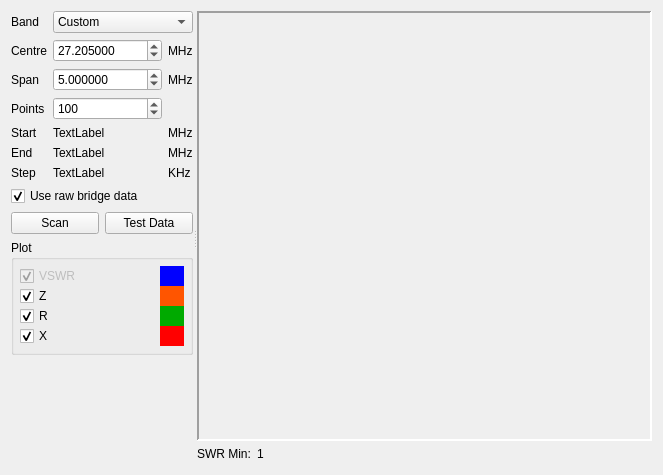
      <widget class="QWidget" name="tabScan">
       <attribute name="title">
        <string>Scan</string>
       </attribute>
       <layout class="QVBoxLayout" name="verticalLayout_4">
        <item>
         <widget class="QSplitter" name="splitter">
          <property name="orientation">
           <enum>Qt::Horizontal</enum>
          </property>
          <widget class="QWidget" name="DataAreaWD" native="true">
           <property name="sizePolicy">
            <sizepolicy hsizetype="Preferred" vsizetype="Preferred">
             <horstretch>0</horstretch>
             <verstretch>0</verstretch>
            </sizepolicy>
           </property>
           <property name="maximumSize">
            <size>
             <width>260</width>
             <height>16777215</height>
            </size>
           </property>
           <layout class="QVBoxLayout" name="verticalLayout">
            <item>
             <layout class="QGridLayout" name="gridLayout">
              <item row="4" column="1">
               <widget class="QLabel" name="fstart_disp">
                <property name="text">
                 <string>TextLabel</string>
                </property>
               </widget>
              </item>
              <item row="0" column="1" colspan="2">
               <widget class="QComboBox" name="band_cb">
                <item>
                 <property name="text">
                  <string>Custom</string>
                 </property>
                </item>
                <item>
                 <property name="text">
                  <string>160m</string>
                 </property>
                </item>
                <item>
                 <property name="text">
                  <string>80m</string>
                 </property>
                </item>
                <item>
                 <property name="text">
                  <string>40m</string>
                 </property>
                </item>
                <item>
                 <property name="text">
                  <string>30m</string>
                 </property>
                </item>
                <item>
                 <property name="text">
                  <string>25m</string>
                 </property>
                </item>
                <item>
                 <property name="text">
                  <string>20m</string>
                 </property>
                </item>
                <item>
                 <property name="text">
                  <string>17m</string>
                 </property>
                </item>
                <item>
                 <property name="text">
                  <string>15m</string>
                 </property>
                </item>
                <item>
                 <property name="text">
                  <string>12m</string>
                 </property>
                </item>
                <item>
                 <property name="text">
                  <string>11m (CB)</string>
                 </property>
                </item>
                <item>
                 <property name="text">
                  <string>10m</string>
                 </property>
                </item>
                <item>
                 <property name="text">
                  <string>8m</string>
                 </property>
                </item>
                <item>
                 <property name="text">
                  <string>6m</string>
                 </property>
                </item>
                <item>
                 <property name="text">
                  <string>Full (1-60MHz)</string>
                 </property>
                </item>
                <item>
                 <property name="text">
                  <string>HF (3-30MHz)</string>
                 </property>
                </item>
                <item>
                 <property name="text">
                  <string>12-10m (25-30MHz)</string>
                 </property>
                </item>
               </widget>
              </item>
              <item row="2" column="1">
               <widget class="QDoubleSpinBox" name="fspan">
                <property name="decimals">
                 <number>6</number>
                </property>
                <property name="minimum">
                 <double>0.100000000000000</double>
                </property>
                <property name="maximum">
                 <double>60.000000000000000</double>
                </property>
                <property name="value">
                 <double>5.000000000000000</double>
                </property>
               </widget>
              </item>
              <item row="6" column="1">
               <widget class="QLabel" name="fstep_disp">
                <property name="text">
                 <string>TextLabel</string>
                </property>
               </widget>
              </item>
              <item row="3" column="0">
               <widget class="QLabel" name="label_5">
                <property name="sizePolicy">
                 <sizepolicy hsizetype="Maximum" vsizetype="Preferred">
                  <horstretch>0</horstretch>
                  <verstretch>0</verstretch>
                 </sizepolicy>
                </property>
                <property name="text">
                 <string>Points</string>
                </property>
               </widget>
              </item>
              <item row="5" column="1">
               <widget class="QLabel" name="fend_disp">
                <property name="text">
                 <string>TextLabel</string>
                </property>
               </widget>
              </item>
              <item row="2" column="2">
               <widget class="QLabel" name="label_10">
                <property name="sizePolicy">
                 <sizepolicy hsizetype="Maximum" vsizetype="Preferred">
                  <horstretch>0</horstretch>
                  <verstretch>0</verstretch>
                 </sizepolicy>
                </property>
                <property name="text">
                 <string>MHz</string>
                </property>
               </widget>
              </item>
              <item row="6" column="0">
               <widget class="QLabel" name="label_4">
                <property name="sizePolicy">
                 <sizepolicy hsizetype="Maximum" vsizetype="Preferred">
                  <horstretch>0</horstretch>
                  <verstretch>0</verstretch>
                 </sizepolicy>
                </property>
                <property name="text">
                 <string>Step</string>
                </property>
               </widget>
              </item>
              <item row="1" column="2">
               <widget class="QLabel" name="label_6">
                <property name="sizePolicy">
                 <sizepolicy hsizetype="Maximum" vsizetype="Preferred">
                  <horstretch>0</horstretch>
                  <verstretch>0</verstretch>
                 </sizepolicy>
                </property>
                <property name="text">
                 <string>MHz</string>
                </property>
               </widget>
              </item>
              <item row="6" column="2">
               <widget class="QLabel" name="label_9">
                <property name="sizePolicy">
                 <sizepolicy hsizetype="Maximum" vsizetype="Preferred">
                  <horstretch>0</horstretch>
                  <verstretch>0</verstretch>
                 </sizepolicy>
                </property>
                <property name="text">
                 <string>KHz</string>
                </property>
               </widget>
              </item>
              <item row="4" column="2">
               <widget class="QLabel" name="label_7">
                <property name="sizePolicy">
                 <sizepolicy hsizetype="Maximum" vsizetype="Preferred">
                  <horstretch>0</horstretch>
                  <verstretch>0</verstretch>
                 </sizepolicy>
                </property>
                <property name="text">
                 <string>MHz</string>
                </property>
               </widget>
              </item>
              <item row="5" column="2">
               <widget class="QLabel" name="label_8">
                <property name="sizePolicy">
                 <sizepolicy hsizetype="Maximum" vsizetype="Preferred">
                  <horstretch>0</horstretch>
                  <verstretch>0</verstretch>
                 </sizepolicy>
                </property>
                <property name="text">
                 <string>MHz</string>
                </property>
               </widget>
              </item>
              <item row="1" column="1">
               <widget class="QDoubleSpinBox" name="fcentre">
                <property name="decimals">
                 <number>6</number>
                </property>
                <property name="maximum">
                 <double>60.000000000000000</double>
                </property>
                <property name="value">
                 <double>27.204999999999998</double>
                </property>
               </widget>
              </item>
              <item row="5" column="0">
               <widget class="QLabel" name="label_3">
                <property name="sizePolicy">
                 <sizepolicy hsizetype="Maximum" vsizetype="Preferred">
                  <horstretch>0</horstretch>
                  <verstretch>0</verstretch>
                 </sizepolicy>
                </property>
                <property name="text">
                 <string>End</string>
                </property>
               </widget>
              </item>
              <item row="4" column="0">
               <widget class="QLabel" name="label_2">
                <property name="sizePolicy">
                 <sizepolicy hsizetype="Maximum" vsizetype="Preferred">
                  <horstretch>0</horstretch>
                  <verstretch>0</verstretch>
                 </sizepolicy>
                </property>
                <property name="text">
                 <string>Start</string>
                </property>
               </widget>
              </item>
              <item row="1" column="0">
               <widget class="QLabel" name="label">
                <property name="sizePolicy">
                 <sizepolicy hsizetype="Maximum" vsizetype="Preferred">
                  <horstretch>0</horstretch>
                  <verstretch>0</verstretch>
                 </sizepolicy>
                </property>
                <property name="text">
                 <string>Centre</string>
                </property>
               </widget>
              </item>
              <item row="0" column="0">
               <widget class="QLabel" name="label_13">
                <property name="text">
                 <string>Band</string>
                </property>
               </widget>
              </item>
              <item row="2" column="0">
               <widget class="QLabel" name="label_11">
                <property name="sizePolicy">
                 <sizepolicy hsizetype="Maximum" vsizetype="Preferred">
                  <horstretch>0</horstretch>
                  <verstretch>0</verstretch>
                 </sizepolicy>
                </property>
                <property name="text">
                 <string>Span</string>
                </property>
               </widget>
              </item>
              <item row="3" column="1">
               <widget class="QSpinBox" name="point_count">
                <property name="minimum">
                 <number>1</number>
                </property>
                <property name="maximum">
                 <number>999</number>
                </property>
                <property name="value">
                 <number>100</number>
                </property>
               </widget>
              </item>
              <item row="7" column="0" colspan="3">
               <widget class="QCheckBox" name="useraw_chk">
                <property name="text">
                 <string>Use raw bridge data</string>
                </property>
                <property name="checked">
                 <bool>true</bool>
                </property>
               </widget>
              </item>
             </layout>
            </item>
            <item>
             <layout class="QHBoxLayout" name="horizontalLayout_3">
              <item>
               <widget class="QPushButton" name="scanBtn">
                <property name="text">
                 <string>Scan</string>
                </property>
               </widget>
              </item>
              <item>
               <widget class="QPushButton" name="scanDummyBtn">
                <property name="text">
                 <string>Test Data</string>
                </property>
               </widget>
              </item>
             </layout>
            </item>
            <item>
             <widget class="QGroupBox" name="groupBox">
              <property name="title">
               <string>Plot</string>
              </property>
              <layout class="QGridLayout" name="gridLayout_2">
               <property name="leftMargin">
                <number>6</number>
               </property>
               <property name="topMargin">
                <number>6</number>
               </property>
               <property name="rightMargin">
                <number>6</number>
               </property>
               <property name="bottomMargin">
                <number>6</number>
               </property>
               <property name="verticalSpacing">
                <number>0</number>
               </property>
               <item row="1" column="1">
                <widget class="QWidget" name="widget_5" native="true">
                 <property name="maximumSize">
                  <size>
                   <width>24</width>
                   <height>16777215</height>
                  </size>
                 </property>
                 <property name="palette">
                  <palette>
                   <active>
                    <colorrole role="Window">
                     <brush brushstyle="SolidPattern">
                      <color alpha="255">
                       <red>255</red>
                       <green>85</green>
                       <blue>0</blue>
                      </color>
                     </brush>
                    </colorrole>
                   </active>
                   <inactive>
                    <colorrole role="Window">
                     <brush brushstyle="SolidPattern">
                      <color alpha="255">
                       <red>255</red>
                       <green>85</green>
                       <blue>0</blue>
                      </color>
                     </brush>
                    </colorrole>
                   </inactive>
                   <disabled>
                    <colorrole role="Window">
                     <brush brushstyle="SolidPattern">
                      <color alpha="255">
                       <red>255</red>
                       <green>85</green>
                       <blue>0</blue>
                      </color>
                     </brush>
                    </colorrole>
                   </disabled>
                  </palette>
                 </property>
                 <property name="autoFillBackground">
                  <bool>true</bool>
                 </property>
                </widget>
               </item>
               <item row="0" column="1">
                <widget class="QWidget" name="widget_4" native="true">
                 <property name="maximumSize">
                  <size>
                   <width>24</width>
                   <height>16777215</height>
                  </size>
                 </property>
                 <property name="palette">
                  <palette>
                   <active>
                    <colorrole role="Base">
                     <brush brushstyle="SolidPattern">
                      <color alpha="255">
                       <red>255</red>
                       <green>255</green>
                       <blue>255</blue>
                      </color>
                     </brush>
                    </colorrole>
                    <colorrole role="Window">
                     <brush brushstyle="SolidPattern">
                      <color alpha="255">
                       <red>0</red>
                       <green>0</green>
                       <blue>255</blue>
                      </color>
                     </brush>
                    </colorrole>
                   </active>
                   <inactive>
                    <colorrole role="Base">
                     <brush brushstyle="SolidPattern">
                      <color alpha="255">
                       <red>255</red>
                       <green>255</green>
                       <blue>255</blue>
                      </color>
                     </brush>
                    </colorrole>
                    <colorrole role="Window">
                     <brush brushstyle="SolidPattern">
                      <color alpha="255">
                       <red>0</red>
                       <green>0</green>
                       <blue>255</blue>
                      </color>
                     </brush>
                    </colorrole>
                   </inactive>
                   <disabled>
                    <colorrole role="Base">
                     <brush brushstyle="SolidPattern">
                      <color alpha="255">
                       <red>0</red>
                       <green>0</green>
                       <blue>255</blue>
                      </color>
                     </brush>
                    </colorrole>
                    <colorrole role="Window">
                     <brush brushstyle="SolidPattern">
                      <color alpha="255">
                       <red>0</red>
                       <green>0</green>
                       <blue>255</blue>
                      </color>
                     </brush>
                    </colorrole>
                   </disabled>
                  </palette>
                 </property>
                 <property name="autoFillBackground">
                  <bool>true</bool>
                 </property>
                </widget>
               </item>
               <item row="3" column="1">
                <widget class="QWidget" name="widget_6" native="true">
                 <property name="maximumSize">
                  <size>
                   <width>24</width>
                   <height>16777215</height>
                  </size>
                 </property>
                 <property name="palette">
                  <palette>
                   <active>
                    <colorrole role="Window">
                     <brush brushstyle="SolidPattern">
                      <color alpha="255">
                       <red>255</red>
                       <green>0</green>
                       <blue>0</blue>
                      </color>
                     </brush>
                    </colorrole>
                   </active>
                   <inactive>
                    <colorrole role="Window">
                     <brush brushstyle="SolidPattern">
                      <color alpha="255">
                       <red>255</red>
                       <green>0</green>
                       <blue>0</blue>
                      </color>
                     </brush>
                    </colorrole>
                   </inactive>
                   <disabled>
                    <colorrole role="Window">
                     <brush brushstyle="SolidPattern">
                      <color alpha="255">
                       <red>255</red>
                       <green>0</green>
                       <blue>0</blue>
                      </color>
                     </brush>
                    </colorrole>
                   </disabled>
                  </palette>
                 </property>
                 <property name="autoFillBackground">
                  <bool>true</bool>
                 </property>
                </widget>
               </item>
               <item row="2" column="1">
                <widget class="QWidget" name="widget_3" native="true">
                 <property name="maximumSize">
                  <size>
                   <width>24</width>
                   <height>16777215</height>
                  </size>
                 </property>
                 <property name="palette">
                  <palette>
                   <active>
                    <colorrole role="Window">
                     <brush brushstyle="SolidPattern">
                      <color alpha="255">
                       <red>0</red>
                       <green>170</green>
                       <blue>0</blue>
                      </color>
                     </brush>
                    </colorrole>
                   </active>
                   <inactive>
                    <colorrole role="Window">
                     <brush brushstyle="SolidPattern">
                      <color alpha="255">
                       <red>0</red>
                       <green>170</green>
                       <blue>0</blue>
                      </color>
                     </brush>
                    </colorrole>
                   </inactive>
                   <disabled>
                    <colorrole role="Window">
                     <brush brushstyle="SolidPattern">
                      <color alpha="255">
                       <red>0</red>
                       <green>170</green>
                       <blue>0</blue>
                      </color>
                     </brush>
                    </colorrole>
                   </disabled>
                  </palette>
                 </property>
                 <property name="autoFillBackground">
                  <bool>true</bool>
                 </property>
                </widget>
               </item>
               <item row="0" column="0">
                <widget class="QCheckBox" name="checkBox">
                 <property name="enabled">
                  <bool>false</bool>
                 </property>
                 <property name="text">
                  <string>VSWR</string>
                 </property>
                 <property name="checked">
                  <bool>true</bool>
                 </property>
                </widget>
               </item>
               <item row="1" column="0">
                <widget class="QCheckBox" name="plotz_chk">
                 <property name="text">
                  <string>Z</string>
                 </property>
                 <property name="checked">
                  <bool>true</bool>
                 </property>
                </widget>
               </item>
               <item row="2" column="0">
                <widget class="QCheckBox" name="plotr_chk">
                 <property name="text">
                  <string>R</string>
                 </property>
                 <property name="checked">
                  <bool>true</bool>
                 </property>
                </widget>
               </item>
               <item row="3" column="0">
                <widget class="QCheckBox" name="plotx_chk">
                 <property name="text">
                  <string>X</string>
                 </property>
                 <property name="checked">
                  <bool>true</bool>
                 </property>
                </widget>
               </item>
              </layout>
             </widget>
            </item>
            <item>
             <spacer name="verticalSpacer">
              <property name="orientation">
               <enum>Qt::Vertical</enum>
              </property>
              <property name="sizeHint" stdset="0">
               <size>
                <width>20</width>
                <height>109</height>
               </size>
              </property>
             </spacer>
            </item>
           </layout>
          </widget>
          <widget class="QWidget" name="verticalLayoutWidget">
           <layout class="QVBoxLayout" name="GraphAreaVL">
            <property name="spacing">
             <number>3</number>
            </property>
            <item>
             <widget class="GraphCanvas" name="scanGraph">
              <property name="palette">
               <palette>
                <active>
                 <colorrole role="Base">
                  <brush brushstyle="SolidPattern">
                   <color alpha="255">
                    <red>255</red>
                    <green>255</green>
                    <blue>255</blue>
                   </color>
                  </brush>
                 </colorrole>
                 <colorrole role="Window">
                  <brush brushstyle="SolidPattern">
                   <color alpha="255">
                    <red>255</red>
                    <green>255</green>
                    <blue>255</blue>
                   </color>
                  </brush>
                 </colorrole>
                </active>
                <inactive>
                 <colorrole role="Base">
                  <brush brushstyle="SolidPattern">
                   <color alpha="255">
                    <red>255</red>
                    <green>255</green>
                    <blue>255</blue>
                   </color>
                  </brush>
                 </colorrole>
                 <colorrole role="Window">
                  <brush brushstyle="SolidPattern">
                   <color alpha="255">
                    <red>255</red>
                    <green>255</green>
                    <blue>255</blue>
                   </color>
                  </brush>
                 </colorrole>
                </inactive>
                <disabled>
                 <colorrole role="Base">
                  <brush brushstyle="SolidPattern">
                   <color alpha="255">
                    <red>255</red>
                    <green>255</green>
                    <blue>255</blue>
                   </color>
                  </brush>
                 </colorrole>
                 <colorrole role="Window">
                  <brush brushstyle="SolidPattern">
                   <color alpha="255">
                    <red>255</red>
                    <green>255</green>
                    <blue>255</blue>
                   </color>
                  </brush>
                 </colorrole>
                </disabled>
               </palette>
              </property>
              <property name="frameShape">
               <enum>QFrame::Panel</enum>
              </property>
              <property name="frameShadow">
               <enum>QFrame::Sunken</enum>
              </property>
              <property name="lineWidth">
               <number>2</number>
              </property>
              <widget class="GraphCursor" name="scanCursor" native="true">
               <property name="geometry">
                <rect>
                 <x>0</x>
                 <y>0</y>
                 <width>120</width>
                 <height>80</height>
                </rect>
               </property>
              </widget>
             </widget>
            </item>
            <item>
             <widget class="QWidget" name="scanStatusBar" native="true">
              <property name="maximumSize">
               <size>
                <width>16777215</width>
                <height>20</height>
               </size>
              </property>
              <layout class="QHBoxLayout" name="horizontalLayout">
               <property name="leftMargin">
                <number>0</number>
               </property>
               <property name="topMargin">
                <number>0</number>
               </property>
               <property name="rightMargin">
                <number>0</number>
               </property>
               <property name="bottomMargin">
                <number>0</number>
               </property>
               <item>
                <widget class="QLabel" name="label_12">
                 <property name="text">
                  <string>SWR Min:</string>
                 </property>
                </widget>
               </item>
               <item>
                <widget class="QLabel" name="swr_min_disp">
                 <property name="text">
                  <string>1</string>
                 </property>
                </widget>
               </item>
               <item>
                <spacer name="horizontalSpacer">
                 <property name="orientation">
                  <enum>Qt::Horizontal</enum>
                 </property>
                 <property name="sizeHint" stdset="0">
                  <size>
                   <width>379</width>
                   <height>17</height>
                  </size>
                 </property>
                </spacer>
               </item>
               <item>
                <widget class="QLabel" name="cursor_disp"/>
               </item>
              </layout>
             </widget>
            </item>
           </layout>
          </widget>
         </widget>
        </item>
       </layout>
      </widget>
